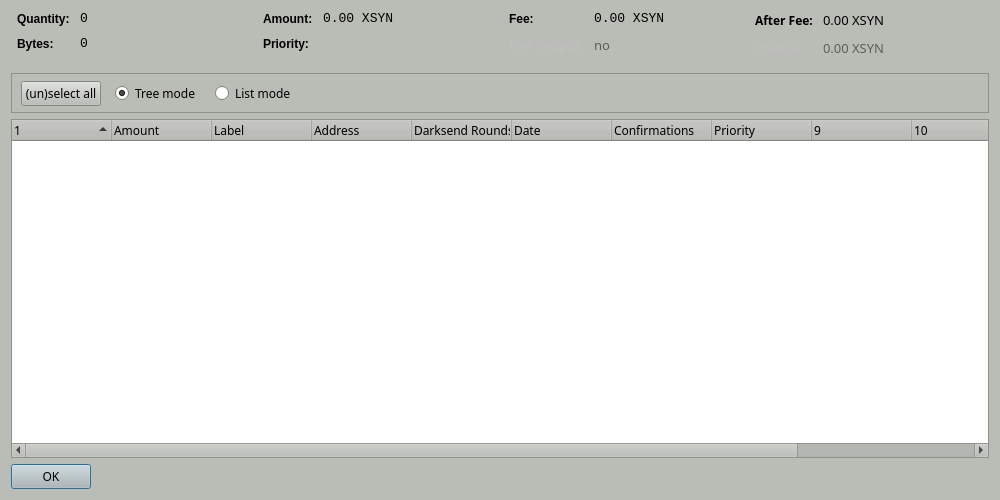
<?xml version="1.0" encoding="UTF-8"?>
<ui version="4.0">
 <class>CoinControlDialog</class>
 <widget class="QDialog" name="CoinControlDialog">
  <property name="geometry">
   <rect>
    <x>0</x>
    <y>0</y>
    <width>1000</width>
    <height>500</height>
   </rect>
  </property>
  <property name="palette">
   <palette>
    <active>
     <colorrole role="WindowText">
      <brush brushstyle="SolidPattern">
       <color alpha="255">
        <red>0</red>
        <green>0</green>
        <blue>0</blue>
       </color>
      </brush>
     </colorrole>
     <colorrole role="Button">
      <brush brushstyle="SolidPattern">
       <color alpha="255">
        <red>186</red>
        <green>189</green>
        <blue>182</blue>
       </color>
      </brush>
     </colorrole>
     <colorrole role="Light">
      <brush brushstyle="SolidPattern">
       <color alpha="255">
        <red>255</red>
        <green>255</green>
        <blue>255</blue>
       </color>
      </brush>
     </colorrole>
     <colorrole role="Midlight">
      <brush brushstyle="SolidPattern">
       <color alpha="255">
        <red>220</red>
        <green>222</green>
        <blue>218</blue>
       </color>
      </brush>
     </colorrole>
     <colorrole role="Dark">
      <brush brushstyle="SolidPattern">
       <color alpha="255">
        <red>93</red>
        <green>94</green>
        <blue>91</blue>
       </color>
      </brush>
     </colorrole>
     <colorrole role="Mid">
      <brush brushstyle="SolidPattern">
       <color alpha="255">
        <red>124</red>
        <green>126</green>
        <blue>121</blue>
       </color>
      </brush>
     </colorrole>
     <colorrole role="Text">
      <brush brushstyle="SolidPattern">
       <color alpha="255">
        <red>0</red>
        <green>0</green>
        <blue>0</blue>
       </color>
      </brush>
     </colorrole>
     <colorrole role="BrightText">
      <brush brushstyle="SolidPattern">
       <color alpha="255">
        <red>255</red>
        <green>255</green>
        <blue>255</blue>
       </color>
      </brush>
     </colorrole>
     <colorrole role="ButtonText">
      <brush brushstyle="SolidPattern">
       <color alpha="255">
        <red>0</red>
        <green>0</green>
        <blue>0</blue>
       </color>
      </brush>
     </colorrole>
     <colorrole role="Base">
      <brush brushstyle="SolidPattern">
       <color alpha="255">
        <red>255</red>
        <green>255</green>
        <blue>255</blue>
       </color>
      </brush>
     </colorrole>
     <colorrole role="Window">
      <brush brushstyle="SolidPattern">
       <color alpha="255">
        <red>186</red>
        <green>189</green>
        <blue>182</blue>
       </color>
      </brush>
     </colorrole>
     <colorrole role="Shadow">
      <brush brushstyle="SolidPattern">
       <color alpha="255">
        <red>0</red>
        <green>0</green>
        <blue>0</blue>
       </color>
      </brush>
     </colorrole>
     <colorrole role="AlternateBase">
      <brush brushstyle="SolidPattern">
       <color alpha="255">
        <red>220</red>
        <green>222</green>
        <blue>218</blue>
       </color>
      </brush>
     </colorrole>
     <colorrole role="ToolTipBase">
      <brush brushstyle="SolidPattern">
       <color alpha="255">
        <red>255</red>
        <green>255</green>
        <blue>220</blue>
       </color>
      </brush>
     </colorrole>
     <colorrole role="ToolTipText">
      <brush brushstyle="SolidPattern">
       <color alpha="255">
        <red>0</red>
        <green>0</green>
        <blue>0</blue>
       </color>
      </brush>
     </colorrole>
    </active>
    <inactive>
     <colorrole role="WindowText">
      <brush brushstyle="SolidPattern">
       <color alpha="255">
        <red>0</red>
        <green>0</green>
        <blue>0</blue>
       </color>
      </brush>
     </colorrole>
     <colorrole role="Button">
      <brush brushstyle="SolidPattern">
       <color alpha="255">
        <red>186</red>
        <green>189</green>
        <blue>182</blue>
       </color>
      </brush>
     </colorrole>
     <colorrole role="Light">
      <brush brushstyle="SolidPattern">
       <color alpha="255">
        <red>255</red>
        <green>255</green>
        <blue>255</blue>
       </color>
      </brush>
     </colorrole>
     <colorrole role="Midlight">
      <brush brushstyle="SolidPattern">
       <color alpha="255">
        <red>220</red>
        <green>222</green>
        <blue>218</blue>
       </color>
      </brush>
     </colorrole>
     <colorrole role="Dark">
      <brush brushstyle="SolidPattern">
       <color alpha="255">
        <red>93</red>
        <green>94</green>
        <blue>91</blue>
       </color>
      </brush>
     </colorrole>
     <colorrole role="Mid">
      <brush brushstyle="SolidPattern">
       <color alpha="255">
        <red>124</red>
        <green>126</green>
        <blue>121</blue>
       </color>
      </brush>
     </colorrole>
     <colorrole role="Text">
      <brush brushstyle="SolidPattern">
       <color alpha="255">
        <red>0</red>
        <green>0</green>
        <blue>0</blue>
       </color>
      </brush>
     </colorrole>
     <colorrole role="BrightText">
      <brush brushstyle="SolidPattern">
       <color alpha="255">
        <red>255</red>
        <green>255</green>
        <blue>255</blue>
       </color>
      </brush>
     </colorrole>
     <colorrole role="ButtonText">
      <brush brushstyle="SolidPattern">
       <color alpha="255">
        <red>0</red>
        <green>0</green>
        <blue>0</blue>
       </color>
      </brush>
     </colorrole>
     <colorrole role="Base">
      <brush brushstyle="SolidPattern">
       <color alpha="255">
        <red>255</red>
        <green>255</green>
        <blue>255</blue>
       </color>
      </brush>
     </colorrole>
     <colorrole role="Window">
      <brush brushstyle="SolidPattern">
       <color alpha="255">
        <red>186</red>
        <green>189</green>
        <blue>182</blue>
       </color>
      </brush>
     </colorrole>
     <colorrole role="Shadow">
      <brush brushstyle="SolidPattern">
       <color alpha="255">
        <red>0</red>
        <green>0</green>
        <blue>0</blue>
       </color>
      </brush>
     </colorrole>
     <colorrole role="AlternateBase">
      <brush brushstyle="SolidPattern">
       <color alpha="255">
        <red>220</red>
        <green>222</green>
        <blue>218</blue>
       </color>
      </brush>
     </colorrole>
     <colorrole role="ToolTipBase">
      <brush brushstyle="SolidPattern">
       <color alpha="255">
        <red>255</red>
        <green>255</green>
        <blue>220</blue>
       </color>
      </brush>
     </colorrole>
     <colorrole role="ToolTipText">
      <brush brushstyle="SolidPattern">
       <color alpha="255">
        <red>0</red>
        <green>0</green>
        <blue>0</blue>
       </color>
      </brush>
     </colorrole>
    </inactive>
    <disabled>
     <colorrole role="WindowText">
      <brush brushstyle="SolidPattern">
       <color alpha="255">
        <red>93</red>
        <green>94</green>
        <blue>91</blue>
       </color>
      </brush>
     </colorrole>
     <colorrole role="Button">
      <brush brushstyle="SolidPattern">
       <color alpha="255">
        <red>186</red>
        <green>189</green>
        <blue>182</blue>
       </color>
      </brush>
     </colorrole>
     <colorrole role="Light">
      <brush brushstyle="SolidPattern">
       <color alpha="255">
        <red>255</red>
        <green>255</green>
        <blue>255</blue>
       </color>
      </brush>
     </colorrole>
     <colorrole role="Midlight">
      <brush brushstyle="SolidPattern">
       <color alpha="255">
        <red>220</red>
        <green>222</green>
        <blue>218</blue>
       </color>
      </brush>
     </colorrole>
     <colorrole role="Dark">
      <brush brushstyle="SolidPattern">
       <color alpha="255">
        <red>93</red>
        <green>94</green>
        <blue>91</blue>
       </color>
      </brush>
     </colorrole>
     <colorrole role="Mid">
      <brush brushstyle="SolidPattern">
       <color alpha="255">
        <red>124</red>
        <green>126</green>
        <blue>121</blue>
       </color>
      </brush>
     </colorrole>
     <colorrole role="Text">
      <brush brushstyle="SolidPattern">
       <color alpha="255">
        <red>93</red>
        <green>94</green>
        <blue>91</blue>
       </color>
      </brush>
     </colorrole>
     <colorrole role="BrightText">
      <brush brushstyle="SolidPattern">
       <color alpha="255">
        <red>255</red>
        <green>255</green>
        <blue>255</blue>
       </color>
      </brush>
     </colorrole>
     <colorrole role="ButtonText">
      <brush brushstyle="SolidPattern">
       <color alpha="255">
        <red>93</red>
        <green>94</green>
        <blue>91</blue>
       </color>
      </brush>
     </colorrole>
     <colorrole role="Base">
      <brush brushstyle="SolidPattern">
       <color alpha="255">
        <red>186</red>
        <green>189</green>
        <blue>182</blue>
       </color>
      </brush>
     </colorrole>
     <colorrole role="Window">
      <brush brushstyle="SolidPattern">
       <color alpha="255">
        <red>186</red>
        <green>189</green>
        <blue>182</blue>
       </color>
      </brush>
     </colorrole>
     <colorrole role="Shadow">
      <brush brushstyle="SolidPattern">
       <color alpha="255">
        <red>0</red>
        <green>0</green>
        <blue>0</blue>
       </color>
      </brush>
     </colorrole>
     <colorrole role="AlternateBase">
      <brush brushstyle="SolidPattern">
       <color alpha="255">
        <red>186</red>
        <green>189</green>
        <blue>182</blue>
       </color>
      </brush>
     </colorrole>
     <colorrole role="ToolTipBase">
      <brush brushstyle="SolidPattern">
       <color alpha="255">
        <red>255</red>
        <green>255</green>
        <blue>220</blue>
       </color>
      </brush>
     </colorrole>
     <colorrole role="ToolTipText">
      <brush brushstyle="SolidPattern">
       <color alpha="255">
        <red>0</red>
        <green>0</green>
        <blue>0</blue>
       </color>
      </brush>
     </colorrole>
    </disabled>
   </palette>
  </property>
  <property name="windowTitle">
   <string>Coin Control</string>
  </property>
  <layout class="QVBoxLayout" name="verticalLayout">
   <item>
    <layout class="QHBoxLayout" name="horizontalLayoutTop" stretch="0,0,0,0">
     <property name="topMargin">
      <number>0</number>
     </property>
     <property name="bottomMargin">
      <number>10</number>
     </property>
     <item>
      <layout class="QFormLayout" name="formLayoutCoinControl1">
       <property name="horizontalSpacing">
        <number>10</number>
       </property>
       <property name="verticalSpacing">
        <number>10</number>
       </property>
       <property name="leftMargin">
        <number>6</number>
       </property>
       <property name="rightMargin">
        <number>6</number>
       </property>
       <item row="0" column="0">
        <widget class="QLabel" name="labelCoinControlQuantityText">
         <property name="styleSheet">
          <string notr="true">font-weight:bold;</string>
         </property>
         <property name="text">
          <string>Quantity:</string>
         </property>
        </widget>
       </item>
       <item row="0" column="1">
        <widget class="QLabel" name="labelCoinControlQuantity">
         <property name="font">
          <font>
           <family>Monospace</family>
           <pointsize>10</pointsize>
          </font>
         </property>
         <property name="cursor">
          <cursorShape>IBeamCursor</cursorShape>
         </property>
         <property name="contextMenuPolicy">
          <enum>Qt::ActionsContextMenu</enum>
         </property>
         <property name="text">
          <string notr="true">0</string>
         </property>
         <property name="textInteractionFlags">
          <set>Qt::LinksAccessibleByMouse|Qt::TextSelectableByKeyboard|Qt::TextSelectableByMouse</set>
         </property>
        </widget>
       </item>
       <item row="1" column="0">
        <widget class="QLabel" name="labelCoinControlBytesText">
         <property name="styleSheet">
          <string notr="true">font-weight:bold;</string>
         </property>
         <property name="text">
          <string>Bytes:</string>
         </property>
        </widget>
       </item>
       <item row="1" column="1">
        <widget class="QLabel" name="labelCoinControlBytes">
         <property name="font">
          <font>
           <family>Monospace</family>
           <pointsize>10</pointsize>
          </font>
         </property>
         <property name="cursor">
          <cursorShape>IBeamCursor</cursorShape>
         </property>
         <property name="contextMenuPolicy">
          <enum>Qt::ActionsContextMenu</enum>
         </property>
         <property name="text">
          <string notr="true">0</string>
         </property>
         <property name="textInteractionFlags">
          <set>Qt::LinksAccessibleByMouse|Qt::TextSelectableByKeyboard|Qt::TextSelectableByMouse</set>
         </property>
        </widget>
       </item>
      </layout>
     </item>
     <item>
      <layout class="QFormLayout" name="formLayoutCoinControl2">
       <property name="horizontalSpacing">
        <number>10</number>
       </property>
       <property name="verticalSpacing">
        <number>10</number>
       </property>
       <property name="leftMargin">
        <number>6</number>
       </property>
       <property name="rightMargin">
        <number>6</number>
       </property>
       <item row="0" column="0">
        <widget class="QLabel" name="labelCoinControlAmountText">
         <property name="styleSheet">
          <string notr="true">font-weight:bold;</string>
         </property>
         <property name="text">
          <string>Amount:</string>
         </property>
        </widget>
       </item>
       <item row="0" column="1">
        <widget class="QLabel" name="labelCoinControlAmount">
         <property name="font">
          <font>
           <family>Monospace</family>
           <pointsize>10</pointsize>
          </font>
         </property>
         <property name="cursor">
          <cursorShape>IBeamCursor</cursorShape>
         </property>
         <property name="contextMenuPolicy">
          <enum>Qt::ActionsContextMenu</enum>
         </property>
         <property name="text">
          <string notr="true">0.00 XSYN</string>
         </property>
         <property name="textInteractionFlags">
          <set>Qt::LinksAccessibleByMouse|Qt::TextSelectableByKeyboard|Qt::TextSelectableByMouse</set>
         </property>
        </widget>
       </item>
       <item row="1" column="0">
        <widget class="QLabel" name="labelCoinControlPriorityText">
         <property name="styleSheet">
          <string notr="true">font-weight:bold;</string>
         </property>
         <property name="text">
          <string>Priority:</string>
         </property>
        </widget>
       </item>
       <item row="1" column="1">
        <widget class="QLabel" name="labelCoinControlPriority">
         <property name="font">
          <font>
           <family>Monospace</family>
           <pointsize>10</pointsize>
          </font>
         </property>
         <property name="cursor">
          <cursorShape>IBeamCursor</cursorShape>
         </property>
         <property name="contextMenuPolicy">
          <enum>Qt::ActionsContextMenu</enum>
         </property>
         <property name="text">
          <string/>
         </property>
         <property name="textInteractionFlags">
          <set>Qt::LinksAccessibleByMouse|Qt::TextSelectableByKeyboard|Qt::TextSelectableByMouse</set>
         </property>
        </widget>
       </item>
      </layout>
     </item>
     <item>
      <layout class="QFormLayout" name="formLayoutCoinControl3">
       <property name="horizontalSpacing">
        <number>10</number>
       </property>
       <property name="verticalSpacing">
        <number>10</number>
       </property>
       <property name="leftMargin">
        <number>6</number>
       </property>
       <property name="rightMargin">
        <number>6</number>
       </property>
       <item row="0" column="0">
        <widget class="QLabel" name="labelCoinControlFeeText">
         <property name="styleSheet">
          <string notr="true">font-weight:bold;</string>
         </property>
         <property name="text">
          <string>Fee:</string>
         </property>
        </widget>
       </item>
       <item row="0" column="1">
        <widget class="QLabel" name="labelCoinControlFee">
         <property name="font">
          <font>
           <family>Monospace</family>
           <pointsize>10</pointsize>
          </font>
         </property>
         <property name="cursor">
          <cursorShape>IBeamCursor</cursorShape>
         </property>
         <property name="contextMenuPolicy">
          <enum>Qt::ActionsContextMenu</enum>
         </property>
         <property name="text">
          <string notr="true">0.00 XSYN</string>
         </property>
         <property name="textInteractionFlags">
          <set>Qt::LinksAccessibleByMouse|Qt::TextSelectableByKeyboard|Qt::TextSelectableByMouse</set>
         </property>
        </widget>
       </item>
       <item row="1" column="0">
        <widget class="QLabel" name="labelCoinControlLowOutputText">
         <property name="enabled">
          <bool>false</bool>
         </property>
         <property name="font">
          <font>
           <family>Sawasdee</family>
           <weight>75</weight>
           <bold>true</bold>
          </font>
         </property>
         <property name="styleSheet">
          <string notr="true">font-weight:bold;</string>
         </property>
         <property name="text">
          <string>Low Output:</string>
         </property>
        </widget>
       </item>
       <item row="1" column="1">
        <widget class="QLabel" name="labelCoinControlLowOutput">
         <property name="enabled">
          <bool>false</bool>
         </property>
         <property name="font">
          <font>
           <family>Sawasdee</family>
           <pointsize>10</pointsize>
          </font>
         </property>
         <property name="cursor">
          <cursorShape>IBeamCursor</cursorShape>
         </property>
         <property name="contextMenuPolicy">
          <enum>Qt::ActionsContextMenu</enum>
         </property>
         <property name="text">
          <string notr="true">no</string>
         </property>
         <property name="textInteractionFlags">
          <set>Qt::LinksAccessibleByMouse|Qt::TextSelectableByKeyboard|Qt::TextSelectableByMouse</set>
         </property>
        </widget>
       </item>
      </layout>
     </item>
     <item>
      <layout class="QFormLayout" name="formLayoutCoinControl4">
       <property name="horizontalSpacing">
        <number>10</number>
       </property>
       <property name="verticalSpacing">
        <number>10</number>
       </property>
       <property name="leftMargin">
        <number>6</number>
       </property>
       <property name="rightMargin">
        <number>6</number>
       </property>
       <item row="0" column="0">
        <widget class="QLabel" name="labelCoinControlAfterFeeText">
         <property name="font">
          <font>
           <family>Sawasdee</family>
           <weight>75</weight>
           <bold>true</bold>
          </font>
         </property>
         <property name="styleSheet">
          <string notr="true">font-weight:bold;</string>
         </property>
         <property name="text">
          <string>After Fee:</string>
         </property>
        </widget>
       </item>
       <item row="0" column="1">
        <widget class="QLabel" name="labelCoinControlAfterFee">
         <property name="font">
          <font>
           <family>Sawasdee</family>
           <pointsize>10</pointsize>
          </font>
         </property>
         <property name="cursor">
          <cursorShape>IBeamCursor</cursorShape>
         </property>
         <property name="contextMenuPolicy">
          <enum>Qt::ActionsContextMenu</enum>
         </property>
         <property name="text">
          <string notr="true">0.00 XSYN</string>
         </property>
         <property name="textInteractionFlags">
          <set>Qt::LinksAccessibleByMouse|Qt::TextSelectableByKeyboard|Qt::TextSelectableByMouse</set>
         </property>
        </widget>
       </item>
       <item row="1" column="0">
        <widget class="QLabel" name="labelCoinControlChangeText">
         <property name="enabled">
          <bool>false</bool>
         </property>
         <property name="font">
          <font>
           <family>Sawasdee</family>
           <weight>75</weight>
           <bold>true</bold>
          </font>
         </property>
         <property name="styleSheet">
          <string notr="true">font-weight:bold;</string>
         </property>
         <property name="text">
          <string>Change:</string>
         </property>
        </widget>
       </item>
       <item row="1" column="1">
        <widget class="QLabel" name="labelCoinControlChange">
         <property name="enabled">
          <bool>false</bool>
         </property>
         <property name="font">
          <font>
           <family>Sawasdee</family>
           <pointsize>10</pointsize>
          </font>
         </property>
         <property name="cursor">
          <cursorShape>IBeamCursor</cursorShape>
         </property>
         <property name="contextMenuPolicy">
          <enum>Qt::ActionsContextMenu</enum>
         </property>
         <property name="text">
          <string notr="true">0.00 XSYN</string>
         </property>
         <property name="textInteractionFlags">
          <set>Qt::LinksAccessibleByMouse|Qt::TextSelectableByKeyboard|Qt::TextSelectableByMouse</set>
         </property>
        </widget>
       </item>
      </layout>
     </item>
    </layout>
   </item>
   <item>
    <widget class="QFrame" name="frame">
     <property name="minimumSize">
      <size>
       <width>0</width>
       <height>40</height>
      </size>
     </property>
     <property name="font">
      <font>
       <family>Sawasdee</family>
      </font>
     </property>
     <property name="frameShape">
      <enum>QFrame::StyledPanel</enum>
     </property>
     <property name="frameShadow">
      <enum>QFrame::Sunken</enum>
     </property>
     <widget class="QWidget" name="horizontalLayoutWidget">
      <property name="geometry">
       <rect>
        <x>10</x>
        <y>0</y>
        <width>781</width>
        <height>41</height>
       </rect>
      </property>
      <property name="font">
       <font>
        <family>Sawasdee</family>
       </font>
      </property>
      <layout class="QHBoxLayout" name="horizontalLayoutPanel" stretch="0,0,0,0">
       <property name="spacing">
        <number>14</number>
       </property>
       <item>
        <widget class="QPushButton" name="pushButtonSelectAll">
         <property name="sizePolicy">
          <sizepolicy hsizetype="Maximum" vsizetype="Fixed">
           <horstretch>0</horstretch>
           <verstretch>0</verstretch>
          </sizepolicy>
         </property>
         <property name="font">
          <font>
           <family>Sawasdee</family>
          </font>
         </property>
         <property name="text">
          <string>(un)select all</string>
         </property>
        </widget>
       </item>
       <item>
        <widget class="QRadioButton" name="radioTreeMode">
         <property name="sizePolicy">
          <sizepolicy hsizetype="Maximum" vsizetype="Fixed">
           <horstretch>0</horstretch>
           <verstretch>0</verstretch>
          </sizepolicy>
         </property>
         <property name="font">
          <font>
           <family>Sawasdee</family>
          </font>
         </property>
         <property name="text">
          <string>Tree mode</string>
         </property>
         <property name="checked">
          <bool>true</bool>
         </property>
        </widget>
       </item>
       <item>
        <widget class="QRadioButton" name="radioListMode">
         <property name="sizePolicy">
          <sizepolicy hsizetype="Maximum" vsizetype="Fixed">
           <horstretch>0</horstretch>
           <verstretch>0</verstretch>
          </sizepolicy>
         </property>
         <property name="font">
          <font>
           <family>Sawasdee</family>
          </font>
         </property>
         <property name="text">
          <string>List mode</string>
         </property>
        </widget>
       </item>
       <item>
        <spacer name="horizontalSpacer">
         <property name="font">
          <font>
           <family>Sawasdee</family>
          </font>
         </property>
         <property name="orientation">
          <enum>Qt::Horizontal</enum>
         </property>
         <property name="sizeHint" stdset="0">
          <size>
           <width>40</width>
           <height>20</height>
          </size>
         </property>
        </spacer>
       </item>
      </layout>
     </widget>
    </widget>
   </item>
   <item>
    <widget class="CoinControlTreeWidget" name="treeWidget">
     <property name="font">
      <font>
       <family>Sawasdee</family>
      </font>
     </property>
     <property name="contextMenuPolicy">
      <enum>Qt::CustomContextMenu</enum>
     </property>
     <property name="sortingEnabled">
      <bool>false</bool>
     </property>
     <property name="columnCount">
      <number>12</number>
     </property>
     <attribute name="headerShowSortIndicator" stdset="0">
      <bool>true</bool>
     </attribute>
     <attribute name="headerStretchLastSection">
      <bool>false</bool>
     </attribute>
     <column>
      <property name="text">
       <string/>
      </property>
     </column>
     <column>
      <property name="text">
       <string>Amount</string>
      </property>
     </column>
     <column>
      <property name="text">
       <string>Label</string>
      </property>
     </column>
     <column>
      <property name="text">
       <string>Address</string>
      </property>
     </column>
     <column>
      <property name="text">
       <string>Darksend Rounds</string>
      </property>
     </column>
     <column>
      <property name="text">
       <string>Date</string>
      </property>
     </column>
     <column>
      <property name="text">
       <string>Confirmations</string>
      </property>
      <property name="toolTip">
       <string>Confirmed</string>
      </property>
     </column>
     <column>
      <property name="text">
       <string>Priority</string>
      </property>
     </column>
     <column>
      <property name="text">
       <string/>
      </property>
     </column>
     <column>
      <property name="text">
       <string/>
      </property>
     </column>
     <column>
      <property name="text">
       <string/>
      </property>
     </column>
     <column>
      <property name="text">
       <string/>
      </property>
     </column>
    </widget>
   </item>
   <item>
    <widget class="QDialogButtonBox" name="buttonBox">
     <property name="sizePolicy">
      <sizepolicy hsizetype="Maximum" vsizetype="Fixed">
       <horstretch>0</horstretch>
       <verstretch>0</verstretch>
      </sizepolicy>
     </property>
     <property name="font">
      <font>
       <family>Sawasdee</family>
      </font>
     </property>
     <property name="orientation">
      <enum>Qt::Horizontal</enum>
     </property>
     <property name="standardButtons">
      <set>QDialogButtonBox::Ok</set>
     </property>
    </widget>
   </item>
  </layout>
 </widget>
 <customwidgets>
  <customwidget>
   <class>CoinControlTreeWidget</class>
   <extends>QTreeWidget</extends>
   <header>coincontroltreewidget.h</header>
  </customwidget>
 </customwidgets>
 <resources/>
 <connections/>
</ui>
